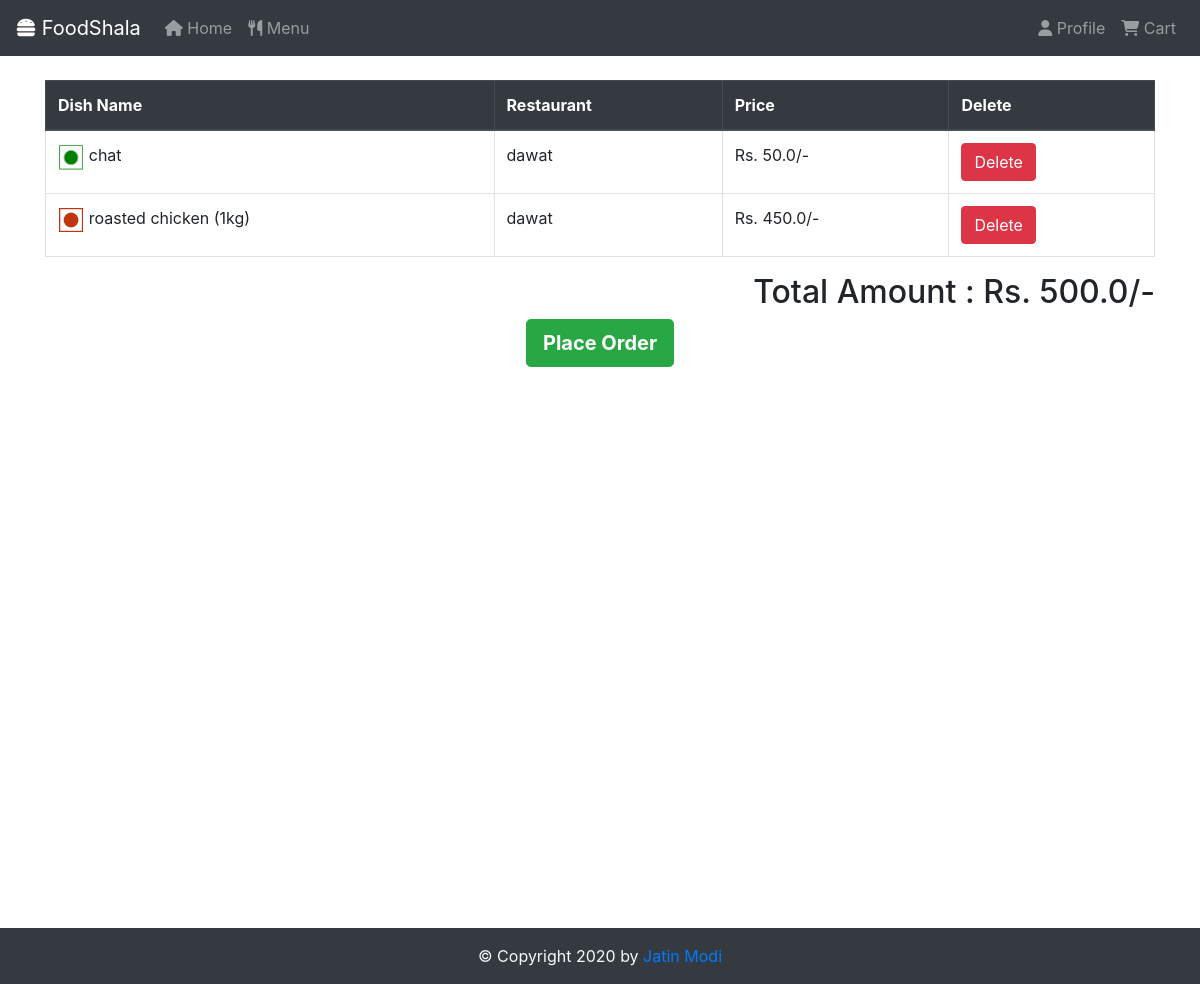
The app's page /usercart (signed in), older data.
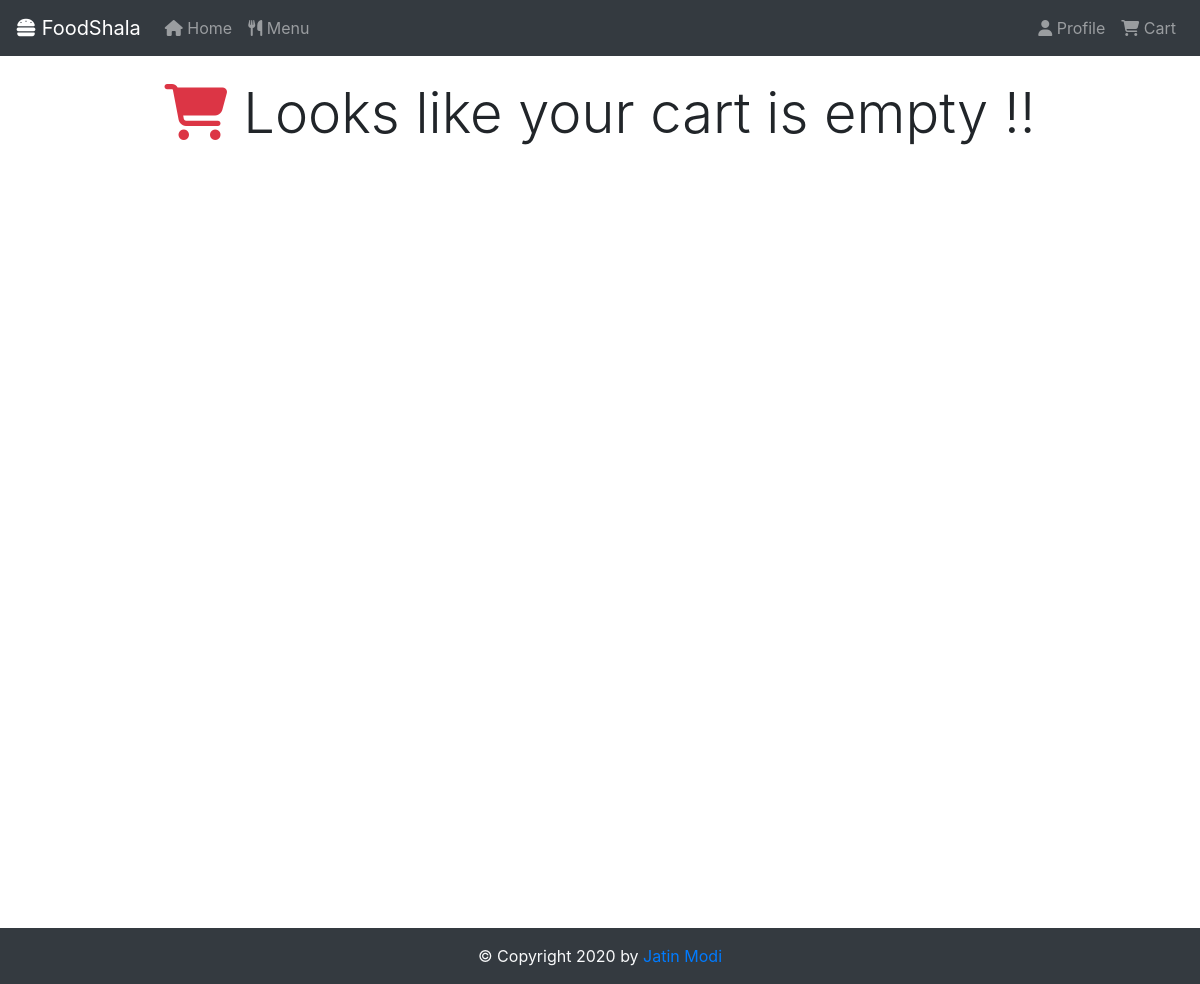
The same page, newer data.
### app.py (models this page shows)
class Items(db.Model):
	__tablename__ = 'items'
	restaurantId = db.Column(db.Integer,ForeignKey('restaurants.id'))
	restaurantName = db.Column(db.String)
	id = db.Column(db.Integer,primary_key=True)
	dishtype = db.Column(db.String)
	name = db.Column(db.String)
	price = db.Column(db.Float)
	veg = db.Column(db.Boolean)

### app.py (the view)
@app.route("/usercart",methods=['GET'])
def userCart():
	if checkSession():
		cartItems = Cart.query.with_entities(Cart.itemId).filter_by(user=session['email']).all()
		cart = []
		for x in cartItems:
			cart.append(x[0])
		items = Items.query.filter(Items.id.in_(cart)).all()
		totalPrice = 0
		for x in items:
			totalPrice += x.price
		return render_template("userCart.html",items=items,user=checkSession(),totalPrice=totalPrice)
	return redirect("/")

### app.py (called while the page is built)
def checkSession():
	if 'email' in session:
		return True
	return False

### templates/userCart.html (shortened to what this page needs)
{% include "header.html" %}
<div class="container mt-4" style="min-height: 100vh;position: relative;">
	{% if not items %}
		<h1 class="text-center display-4"><i class="fas fa-shopping-cart text-danger display-4"></i> Looks like your cart is empty !!</h1>
	{% endif %}
	{% if items %}
		<table class="table table-hover table-bordered">
			<thead class="thead-dark">
				<tr>
					<th>Dish Name</th>
					<th>Restaurant</th>
					<th>Price</th>
					<th>Delete</th>
				</tr>
			</thead>
			<tbody>
				{% for x in items %}
				<tr>
					<td>{% if x.veg %}
							<img style="width:2.6ch;padding: 1px;background-color: white" src="{{ url_for('static',filename='images/vegg.png') }}">
						{% endif %}
						{% if not x.veg %}
							<img style="width:2.6ch;padding: 1px;background-color: white" src="{{ url_for('static',filename='images/nonVeg.png') }}">
						{% endif %}{{x.name}}</td>
					<td>{{x.restaurantName}}</td>
					<td>Rs. {{x.price}}/-</td>
					<td><button class="btn btn-danger" onclick="deleteItem({{x.id}})">Delete</button></td>
				<tr>
				{% endfor %}
			</tbody>
		</table>
		<div class="d-flex justify-content-end">
			<h2>Total Amount : Rs. {{totalPrice}}/-</h2>
		</div>
		<div class="text-center">
			<form method="POST" action="/placeorder">
				<button type="submit" class="btn btn-lg btn-success"><b>Place Order</b></button>
			</form>
		</div>
		{% endif %}
</div>
{% include "footer.html" %}

Row changes from the older to the newer data that the page shows:
removed Items: veg True (drawn), name "chat", restaurantName "dawat", price "50.0"
no longer on this page (row unchanged): Items: veg False (drawn), name "roasted chicken (1kg)", restaurantName "dawat", price "450.0"
Text that changed along with them:
{{ totalPrice }}: "500.0" → (not shown)
text no longer shown: "Dish Name Restaurant Price Delete Total Amount : Rs. /- Place Order"
text now shown: "Looks like your cart is empty !!"
